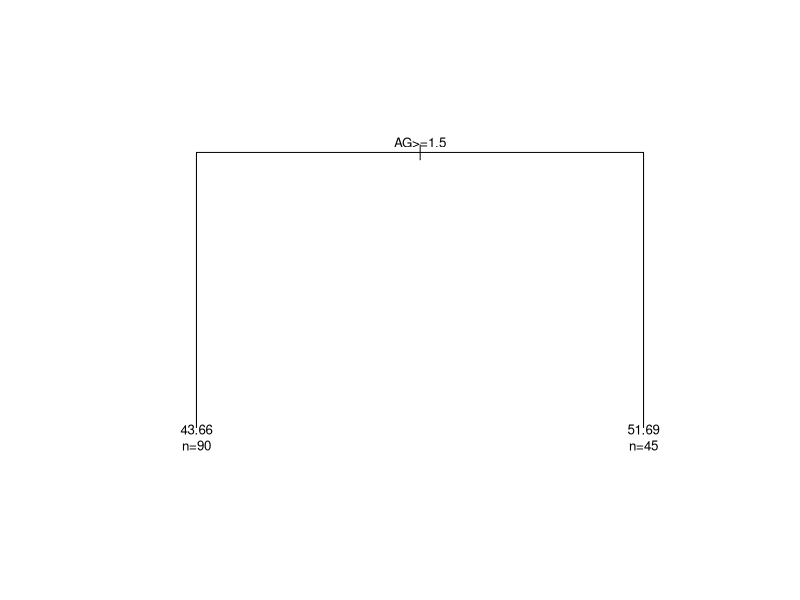

Reproduce this figure in R.
# Load the rpart package
library(rpart)

# loads the data set into R
data <- read.csv("pilot dataset - dataset.csv")

# Build decision tree model
tree_model <- rpart(AVGFPS ~ AA + AG + AP, data = data)

# Plot decision tree
plot(tree_model, margin = 0.2)
text(tree_model, use.n = TRUE, cex = 0.8)

# Based on the description you provided, it seems you have built a decision tree 
# with a binary split on the Actual Graphics (AG) variable. The split criterion 
# is that AG is greater than or equal to 1.5.

# Left Node (AG >= 1.5): This node represents the subset of data where the Actual 
# Graphics (AG) variable is greater than or equal to 1.5. In this subset, the average 
# (frame rate) is approximately 43.66, and the sample size (n) is 90. This means 
# that among the observations where AG is greater than or equal to 1.5, the average 
# FPS is around 43.66, calculated from a sample of 90 observations.

# Right Node (AG < 1.5): This node represents the subset of data where the Actual 
# Graphics (AG) variable is less than 1.5. In this subset, the average FPS is 
# approximately 51.69, and the sample size (n) is 45. This means that among the 
# observations where AG is less than 1.5, the average FPS is around 51.69, 
# calculated from a sample of 45 observations.

# In summary, the decision tree is splitting the data based on the Actual Graphics 
# variable, with the threshold of 1.5. The resulting nodes represent different 
# subsets of data characterized by different levels of Actual Graphics, with 
# corresponding average FPS values and sample sizes. This information helps to 
# how the Actual Graphics setting influences the average FPS in your Unity environment.